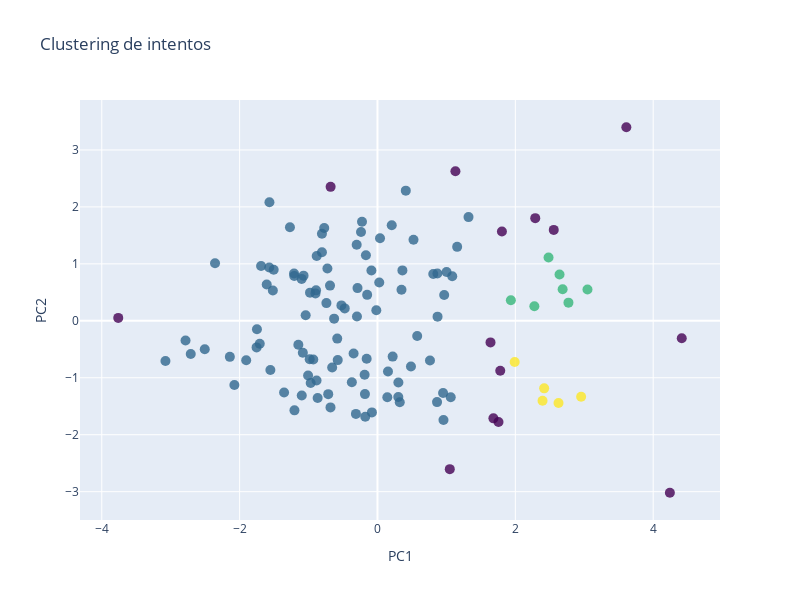

Notebook code for this chart:
### Markdown cell above
# Con Spectral Clustering

### Code cell
from sklearn.cluster import SpectralClustering

# Eliminar columnas innecesarias antes de crear la matriz de características
matriz_caracteristicas = df_pca[['PC1', 'PC2']].values

# Normalizar los datos
matriz_caracteristicas_norm = StandardScaler().fit_transform(matriz_caracteristicas)

# Definimos el modelo
model = SpectralClustering(n_components=None, random_state=None)

# Axustamos el modelo aos datos
agrupamiento = model.fit_predict(matriz_caracteristicas_norm)

# Crear la figura
fig = go.Figure(data=[go.Scatter(x=df_pca['PC1'], y=df_pca['PC2'], mode='markers',
                                 marker=dict(size=10, color=agrupamento.labels_ + 1, opacity=0.8,
                                             colorscale='Viridis'))])

# Configurar layout
fig.update_layout(title='Clustering de intentos',
                  xaxis_title='PC1',
                  yaxis_title='PC2',
                  width=800, height=600)

# Mostrar gráfica
fig.show()
